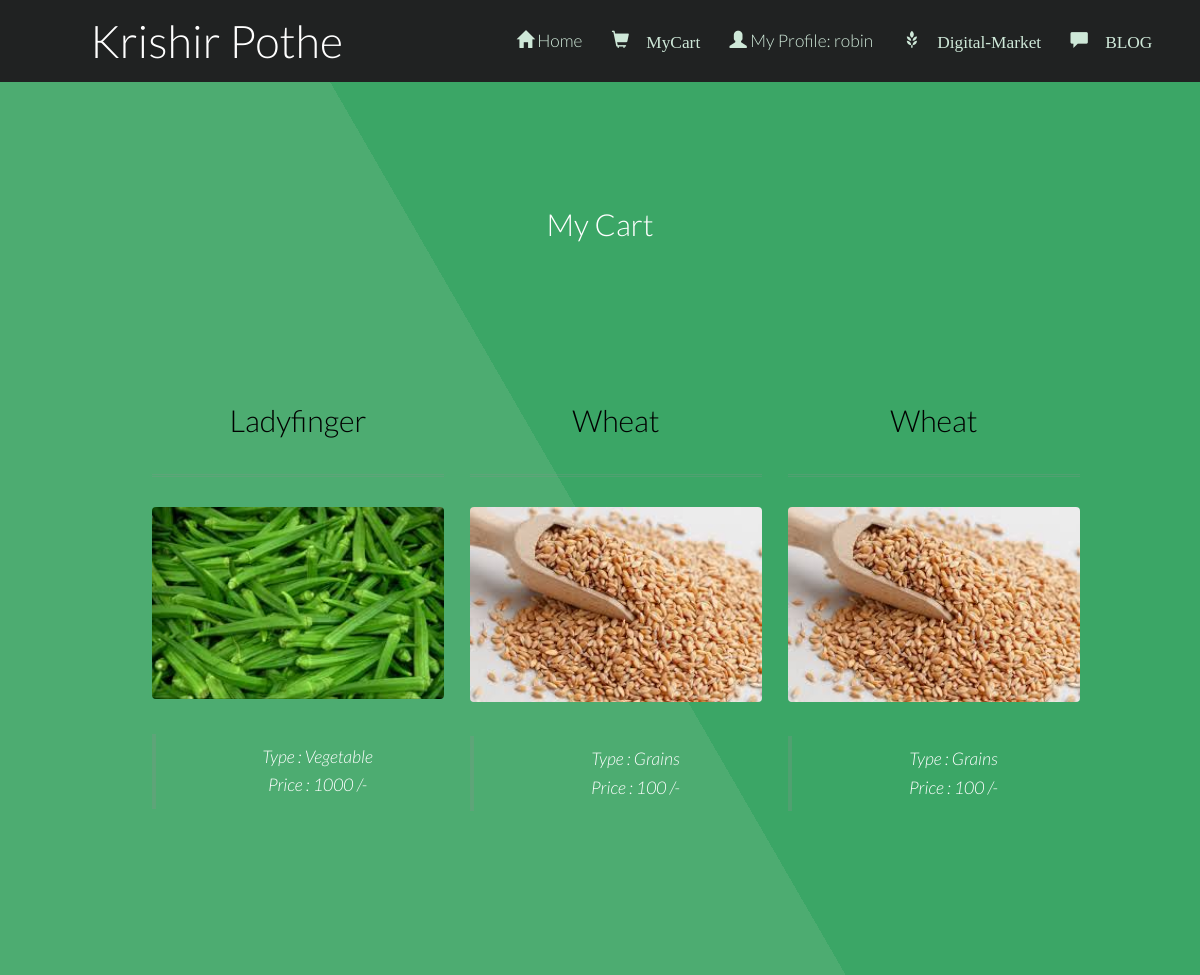
Page /myCart.php (signed in) on the committed database.
### tables this page shows
CREATE TABLE `mycart` (
  `bid` int(10) NOT NULL,
  `pid` int(10) NOT NULL
);

CREATE TABLE `fproduct` (
  `fid` int(255) NOT NULL,
  `pid` int(255) NOT NULL,
  `product` varchar(255) NOT NULL,
  `pcat` varchar(255) NOT NULL,
  `pinfo` varchar(255) NOT NULL,
  `price` float NOT NULL,
  `pimage` varchar(255) NOT NULL DEFAULT 'blank.png',
  `picStatus` int(10) NOT NULL DEFAULT 0
);

### myCart.php (the view, shortened to what this page needs)
<?php
	require 'db.php';
    $bid = $_SESSION['id'];
?>
<!DOCTYPE html>
<html lang="en">
	<head>
		<link href="bootstrap\css\bootstrap.min.css" rel="stylesheet">
		<link rel="stylesheet" href="login.css"/>
	</head>
	<body class>
		<?php
			require 'menu.php';
		?>
			<section id="main" class="wrapper style1 align-center" >
				<div class="container">
						<h2>My Cart</h2>
				<section id="two" class="wrapper style2 align-center">
				<div class="container">
					<div class="row">
					<?php
                        $sql = "SELECT * FROM mycart WHERE bid = '$bid'";
                        $result = mysqli_query($conn, $sql);
						while($row = $result->fetch_array()):
                            $pid = $row['pid'];
                            $sql = "SELECT * FROM fproduct WHERE pid = '$pid'";
                            $result1 = mysqli_query($conn, $sql);
                            $row1 = $result1->fetch_array();
							$picDestination = "images/productImages/".$row1['pimage'];
						?>
							<div class="col-md-4">
							<section>
							<strong><h2 class="title" style="color:black; "><?php echo $row1['product'].'';?></h2></strong>
							<a href="review.php?pid=<?php echo $row1['pid'] ;?>" > <img class="image fit" src="<?php echo $picDestination;?>" alt=""  /></a>
							<div style="align: left">
							<blockquote><?php echo "Type : ".$row1['pcat'].'';?><br><?php echo "Price : ".$row1['price'].' /-';?><br></blockquote>
						</section>
						</div>
                    <?php endwhile;	?>
					</div>
			</section>
			</section>
	</body>
</html>

### login.css (style rules this page uses)
.container { padding: 16px; }

### css/style.css (style rules this page uses)
body { background: #fff; }
body, input, select, textarea { color: #444; font-family: "Lato", Helvetica, sans-serif; font-size: 15pt; font-weight: 300; line-height: 1.65em; }
a { color: #4dac71; text-decoration: underline; }
strong, b { color: #666; font-weight: 400; }
h1, h2, h3, h4, h5, h6 { color: #666; font-weight: 300; line-height: 1em; margin: 0 0 1em 0; }
h2 { font-size: 1.75em; line-height: 1.5em; }
blockquote { border-left: solid 4px rgba(144, 144, 144, 0.25); font-style: italic; margin: 0 0 2em 0; padding: 0.5em 0 0.5em 2em; }
.align-center { text-align: center; }
.image { border-radius: 4px; border: 0; display: inline-block; position: relative; }
.image.fit { display: block; margin: 0 0 2em 0; width: 100%; }
.wrapper { padding: 6em 0em 4em; }
.wrapper.style1 { background-color: #3ba666; -moz-background-image: linear-gradient(60deg, #4dac71 50%, #3ba666 50%); -webkit-background-image: linear-gradient(60deg, #4dac71 50%, #3ba666 50%); -o-background-image: linear-gradient(60deg, #4dac71 50%, #3ba666 50%); -ms-background-image: linear-gradient(60deg, #4dac71 50%, #3ba666 50%); background-image: linear-gradient(60deg, #4dac71 50%, #3ba666 50%); color: #ffffff; }
.wrapper.style1 h2 { color: #ffffff; }
.wrapper.style2 .title, .wrapper.style2 header { border-bottom: medium double rgba(144, 144, 144, 0.25); padding-bottom: 1em; }

### css/style-xlarge.css (style rules this page uses)
body, input, select, textarea { font-size: 13pt; }

### css/style-large.css (style rules this page uses)
body, input, select, textarea { font-size: 13pt; }

### rows in the picture
mycart: pid.product "Ladyfinger", pid.pimage (picture), pid.pcat "Vegetable", pid.price "1000"
mycart: pid.product "Wheat", pid.pimage (picture), pid.pcat "Grains", pid.price "100"
mycart: pid.product "Wheat", pid.pimage (picture), pid.pcat "Grains", pid.price "100"

### other values in the picture
$loginProfile "My Profile: robin"
